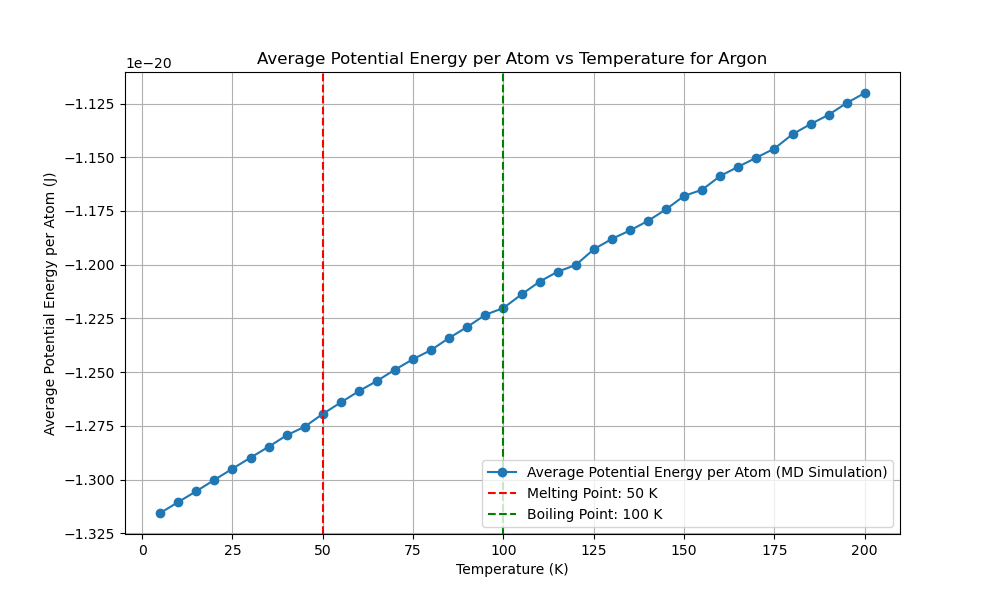

Source code (Python):
import numpy as np
import matplotlib.pyplot as plt
from scipy.optimize import minimize
from multiprocessing import Pool
import time
from reportlab.lib.pagesizes import letter
from reportlab.pdfgen import canvas
from tqdm import tqdm
from numba import njit, prange
import logging
import os

# Get the directory of the current script
script_dir = os.path.dirname(os.path.abspath(__file__))
script_base_name = os.path.splitext(os.path.basename(__file__))[0]

# Set up logging with the script's base name and directory
log_file_path = os.path.join(script_dir, f'{script_base_name}.log')
logging.basicConfig(filename=log_file_path, 
            level=logging.INFO, format='%(asctime)s:%(levelname)s:%(message)s')

EPSILON = 1.654017502e-21  
SIGMA = 3.405e-10  
MASS = 6.63e-26  
K_B = 1.38e-23 

def create_fcc_lattice(a, n):
    """Create an FCC lattice."""
    base = np.array([[0, 0, 0],
                     [0.5, 0.5, 0], [0.5, 0, 0.5], [0, 0.5, 0.5]])
    positions = np.zeros((n**3 * 4, 3))
    index = 0
    for x in range(n):
        for y in range(n):
            for z in range(n):
                offset = np.array([x, y, z])
                for b in base:
                    positions[index] = (offset + b) * a
                    index += 1
    return positions

@njit
def lennard_jones(r2):
    """Calculate the Lennard-Jones potential and force."""
    r6 = (SIGMA ** 2 / r2) ** 3
    r12 = r6 ** 2
    potential = 4 * EPSILON * (r12 - r6)
    force = 24 * EPSILON * (2 * r12 - r6) / r2
    return potential, force

@njit
def apply_pbc(position, box_length):
    """Apply periodic boundary conditions."""
    return position - box_length * np.round(position / box_length)

@njit
def custom_norm(arr, axis=1):
    """Compute the norm along a specified axis."""
    if axis == 1:
        return np.sqrt(np.sum(arr**2, axis=1))
    elif axis == 0:
        return np.sqrt(np.sum(arr**2, axis=0))
    else:
        raise ValueError("Invalid axis")

@njit(parallel=True)
def compute_forces(positions, box_length):
    """Compute forces using Lennard-Jones potential with PBC."""
    N = len(positions)
    forces = np.zeros_like(positions)
    potential_energy = 0.0

    for i in prange(N):
        for j in range(i + 1, N):
            r_vec = apply_pbc(positions[i] - positions[j], box_length)
            r2 = np.dot(r_vec, r_vec)
            if r2 < (2.5 * SIGMA) ** 2:
                potential, force = lennard_jones(r2)
                f = force * r_vec
                forces[i] += f
                forces[j] -= f
                potential_energy += potential
                
    return forces, potential_energy

@njit
def velocity_verlet_adaptive(positions,
            velocities, forces, dt, box_length, max_force_threshold=1e-14):
    """Velocity-Verlet integration with adaptive time step."""
    new_positions = positions + velocities * dt + 0.5 * forces * dt**2 / MASS
    new_positions = apply_pbc(new_positions, box_length)
    new_forces, _ = compute_forces(new_positions, box_length)
    max_force = np.max(custom_norm(new_forces, axis=1))
    
    if max_force > max_force_threshold:
        dt = max(0.9 * dt * (max_force_threshold / max_force)**0.5, 1e-16)
    
    new_velocities = velocities + 0.5 * (forces + new_forces) * dt / MASS
    return new_positions, new_velocities, new_forces, dt

@njit
def standard_verlet_adaptive(positions,
    velocities, forces, dt, box_length, max_force_threshold=1e-14):
    """Standard Verlet integration with adaptive time step."""
    new_positions = positions + velocities * dt + 0.5 * forces * dt**2 / MASS
    new_positions = apply_pbc(new_positions, box_length)
    new_forces, _ = compute_forces(new_positions, box_length)
    max_force = np.max(custom_norm(new_forces, axis=1))

    if max_force > max_force_threshold:
        dt = max(0.9 * dt * (max_force_threshold / max_force)**0.5, 1e-16)

    new_velocities = velocities + new_forces * dt / MASS
    return new_positions, new_velocities, new_forces, dt

@njit
def leapfrog_verlet_adaptive(positions,
    velocities, forces, dt, box_length, max_force_threshold=1e-14):
    """Leapfrog Verlet integration with adaptive time step."""
    half_dt = 0.5 * dt
    velocities_half = velocities + forces * half_dt / MASS
    new_positions = positions + velocities_half * dt
    new_positions = apply_pbc(new_positions, box_length)
    new_forces, _ = compute_forces(new_positions, box_length)
    max_force = np.max(custom_norm(new_forces, axis=1))

    if max_force > max_force_threshold:
        dt = max(0.9 * dt * (max_force_threshold / max_force)**0.5, 1e-16)

    new_velocities = velocities_half + new_forces * half_dt / MASS
    return new_positions, new_velocities, new_forces, dt




def adaptive_equilibration(positions, velocities, forces, dt, box_length,
                           verlet_algorithm, initial_equilibration_window=200,
                           initial_threshold=5e-25, min_threshold=5e-27,
                           max_threshold=5e-21, max_steps=100000):
    """Perform adaptive equilibration with dynamic threshold and window adjustment."""
    equilibration_steps = 0
    window_size = initial_equilibration_window
    recent_potential_energies = np.zeros(window_size)
    index = 0
    forces, _ = compute_forces(positions, box_length)
    threshold = initial_threshold
    equilibration_window = initial_equilibration_window
    
    with tqdm(total=equilibration_window, desc="Equilibration") as pbar:
        while equilibration_steps < max_steps:
            positions, velocities, forces, dt = verlet_algorithm(positions,
                velocities, forces, dt, box_length)
            _, potential_energy = compute_forces(positions, box_length)
            
            recent_potential_energies[index % window_size] = potential_energy # to Reduce Ram 
            index += 1
            
            if index >= window_size:
                mean_potential_energy = np.mean(recent_potential_energies)
                std_potential_energy = np.std(recent_potential_energies)
                logging.info(f"((len(recent_p_energies) > equiwindow)) STD: {std_potential_energy:.5e}, MEAN: {mean_potential_energy:.5e}")

                # Dynamically adjust the threshold based on the standard deviation
                if std_potential_energy > threshold:
                    threshold = min(threshold * 1.1, max_threshold)
                    new_window_size = min(int(window_size * 1.005), len(recent_potential_energies) * 1.005)
                    if new_window_size > window_size:
                        recent_potential_energies = np.resize(recent_potential_energies, new_window_size)
                        window_size = new_window_size
                    logging.info(f"((std_potential_energy > threshold)) threshold: {threshold:.5e}, MEAN: {mean_potential_energy:.5e}")
                else:
                    threshold = max(threshold * 0.9, min_threshold)
                    logging.info(f"((std_potential_energy < threshold)) threshold: {threshold:.5e}, MEAN: {mean_potential_energy:.5e}")

                if std_potential_energy < threshold and np.abs(potential_energy - mean_potential_energy) < threshold:
                    logging.info(f"Equilibration completed in {equilibration_steps} steps with dt={dt:.2e}")
                    break
                
                pbar.update(1)
            equilibration_steps += 1
            if equilibration_steps % 1000 == 0:
                logging.info(f"Step {equilibration_steps}: Potential Energy = {potential_energy:.5e}, dt = {dt:.2e}")
    
    return positions, velocities, forces, dt, equilibration_steps




def run_md_for_temperature(T, seed, verlet_algorithm, dt, sampling_steps=60000):
    """Run MD simulation for a single temperature using the specified Verlet algorithm."""
    try:
        np.random.seed(seed)
        a = 5.26e-10  # Initial guess for the lattice parameter
        n = 3  # Number of unit cells in each dimension
        positions = create_fcc_lattice(a, n)
        box_length = n * a  # Length of the simulation box
        N = len(positions)

        velocities = np.random.randn(N, 3) * np.sqrt(K_B * 5 / MASS)
        forces, _ = compute_forces(positions, box_length)

        # Rescale velocities to the desired temperature
        current_temperature = np.sum(MASS * np.sum(velocities**2, axis=1)) / (3 * N * K_B)
        scale_factor = np.sqrt(T / current_temperature)
        velocities *= scale_factor

        # Adaptive equilibration
        positions, velocities, forces, dt, equilibration_steps = adaptive_equilibration(
            positions, velocities, forces, dt, box_length, verlet_algorithm)

        logging.info(f"Equilibration steps: {equilibration_steps}")

        potential_energy = 0
        initial_total_energy = 0
        count = 0
        total_energy_drift = 0

        with tqdm(total=sampling_steps, desc="Progress") as pbar:
            potential_energy = 0
            count = 0
            total_energy_drift = 0
            initial_total_energy = None

            for step in range(sampling_steps):
                positions, velocities, forces, dt = verlet_algorithm(
                    positions, velocities, forces, dt, box_length
                )
                kinetic_energy = 0.5 * MASS * np.sum(velocities**2)
                _, potential_energy_step = compute_forces(positions, box_length)
                total_energy = kinetic_energy + potential_energy_step
                potential_energy += potential_energy_step

                if step == 0:
                    initial_total_energy = total_energy

                total_energy_drift += abs(total_energy - initial_total_energy)
                count += 1
                pbar.update(1)
                if step % 1000 == 0:
                    logging.info(f"Step {step}: Kinetic Energy = {kinetic_energy:.5e}, Potential Energy = {potential_energy_step:.5e}, Total Energy = {total_energy:.5e}")

            average_potential_energy = potential_energy / count / N  
            energy_drift = total_energy_drift / count

        logging.info(f"Run completed for T={T}, seed={seed}, dt={dt}")
        logging.info(f"Average potential energy: {average_potential_energy}, Energy drift: {energy_drift}")

        return dt, average_potential_energy, energy_drift
    except Exception as e:
        logging.error(f"Error in run_md_for_temperature: {e}")
        return None, None, None









def potential_energy_for_lattice(a):
    """Calculate potential energy for a given lattice parameter."""
    positions = create_fcc_lattice(a, 3)
    box_length = 3 * a
    _, potential_energy = compute_forces(positions, box_length)
    return potential_energy





def optimize_lattice_parameter():
    """Optimize the lattice parameter."""
    initial_guesses = np.linspace(5e-10, 6e-10, 1000)
    results = [minimize(potential_energy_for_lattice,
                        [guess], bounds=[(5e-10, 6e-10)]) for
               guess in initial_guesses]
    best_result = min(results, key=lambda x: x.fun)
    return best_result.x[0]






def test_time_steps(T, seed, verlet_algorithm,
                    time_steps, sampling_steps=60000):
    """Test different time steps."""
    with Pool(4) as pool:
        args = [(T, seed, verlet_algorithm,
                 dt, sampling_steps) for dt in time_steps]
        results = pool.starmap(run_md_for_temperature, args)
    return results






def run_preliminary_steps_parallel(temperatures, seeds, verlet_algorithms, algorithm_names, time_steps, preliminary_steps):
    """Run preliminary steps in parallel."""
    args = [(T, seed, alg, dt, preliminary_steps) for alg in verlet_algorithms for T, seed, dt in zip(temperatures, seeds, time_steps)]
    with Pool(len(args)) as pool:
        results = pool.starmap(run_md_for_temperature, args)

    results_per_algorithm = [[] for _ in verlet_algorithms]

    for index, result in enumerate(results):
        if result is not None and all(r is not None for r in result):
            alg_index = index // len(temperatures)
            results_per_algorithm[alg_index].append(result)

    potential_energies_per_algorithm = []
    energy_drifts_per_algorithm = []
    best_time_steps = []

    for i, alg_results in enumerate(results_per_algorithm):
        if not alg_results:
            print(f"No results for algorithm {algorithm_names[i]}")
            logging.warning(f"No results for algorithm {algorithm_names[i]}")
            continue

        potential_energies = [res[1] for res in alg_results if res[1] is not None]
        energy_drifts = [res[2] for res in alg_results if res[2] is not None]

        if not potential_energies or not energy_drifts:
            print(f"No valid results for algorithm {algorithm_names[i]}")
            logging.warning(f"No valid results for algorithm {algorithm_names[i]}")
            continue

        try:
            logging.info(f"Potential energies for {algorithm_names[i]}: {potential_energies}")
            logging.info(f"Energy drifts for {algorithm_names[i]}: {energy_drifts}")
            best_time_step = time_steps[np.argmin(energy_drifts)]
        except IndexError:
            logging.error(f"IndexError when finding best time step for algorithm {algorithm_names[i]}")
            best_time_step = None

        potential_energies_per_algorithm.append(np.mean(potential_energies))
        energy_drifts_per_algorithm.append(np.mean(energy_drifts))
        best_time_steps.append(best_time_step)

    # Filter out None values from the results
    potential_energies_per_algorithm = [pe for pe in potential_energies_per_algorithm if pe is not None]
    energy_drifts_per_algorithm = [ed for ed in energy_drifts_per_algorithm if ed is not None]
    best_time_steps = [ts for ts in best_time_steps if ts is not None]

    return potential_energies_per_algorithm, energy_drifts_per_algorithm, best_time_steps













def find_best_sampling_steps(T, seed, verlet_algorithm, time_step, sampling_step_range):
    """Find the best sampling steps."""
    results = []
    for sampling_steps in sampling_step_range:
        try:
            dt, potential_energy, energy_drift = run_md_for_temperature(T, seed, verlet_algorithm, time_step, sampling_steps)
            results.append((sampling_steps, potential_energy, energy_drift))
        except Exception as e:
            logging.error(f"Error in sampling steps {sampling_steps}: {e}")
            continue
    return results







def find_critical_boiling_melting_points(temperatures, potential_energies):
    # Compute the first and second derivatives
    first_derivative = np.gradient(potential_energies, temperatures)
    second_derivative = np.gradient(first_derivative, temperatures)
    
    # Critical point: maximum in the second derivative
    critical_point_index = np.argmax(second_derivative)
    critical_point = temperatures[critical_point_index]

    # Boiling point: second highest in the second derivative before the critical point
    pre_critical_second_derivative = second_derivative[:critical_point_index]
    boiling_point_index = np.argmax(pre_critical_second_derivative)
    boiling_point = temperatures[boiling_point_index]

    # Melting point: maximum in the first derivative before the boiling point
    pre_boiling_first_derivative = first_derivative[:boiling_point_index]
    melting_point_index = np.argmax(pre_boiling_first_derivative)
    melting_point = temperatures[melting_point_index]

    return melting_point, boiling_point, critical_point








def plot_potential_energy_vs_temperature(temperatures, potential_energies, melting_point, boiling_point, critical_point):
    plt.figure(figsize=(10, 6))
    plt.plot(temperatures, potential_energies, marker='o', linestyle='-', label='Average Potential Energy (MD Simulation)')
    plt.xlabel('Temperature (K)')
    plt.ylabel('Average Potential Energy (J)')
    plt.title('Average Potential Energy vs Temperature for Argon')

    if melting_point is not None:
        plt.axvline(melting_point, color='r', linestyle='--', label=f'Melting Point: {melting_point} K')
    if boiling_point is not None:
        plt.axvline(boiling_point, color='g', linestyle='--', label=f'Boiling Point: {boiling_point} K')
    if critical_point is not None:
        plt.axvline(critical_point, color='b', linestyle='--', label=f'Critical Point: {critical_point} K')
    
    plt.legend()
    plt.grid(True)
    plt.show()








def generate_pdf_report(melting_point, boiling_point, a_opt, temperatures, potential_energies, runtime, best_algorithm_name, best_time_step, reason):
    script_base_name = os.path.splitext(os.path.basename(__file__))[0]
    filename = os.path.join(script_dir, f"{script_base_name}.pdf")
    plot_filename = os.path.join(script_dir, f"{script_base_name}.png")

    c = canvas.Canvas(filename, pagesize=letter)
    width, height = letter

    c.drawString(50, height - 50, "Molecular Dynamics Simulation Report")
    c.drawString(50, height - 70, f"Optimized Lattice Parameter: {a_opt:.4e} m")
    if melting_point is not None:
        c.drawString(50, height - 90, f"Melting Point: {melting_point} K")
    if boiling_point is not None:
        c.drawString(50, height - 110, f"Boiling Point: {boiling_point} K")
    c.drawString(50, height - 130, f"Total Runtime: {runtime:.2f} seconds")
    c.drawString(50, height - 150, f"Best Verlet Algorithm: {best_algorithm_name}")
    c.drawString(50, height - 170, f"Best Time Step: {best_time_step:.2e} s")

    reason_text = f"Reason: {reason}"
    max_chars_per_line = 78
    wrapped_reason = "\n".join([reason_text[i:i + max_chars_per_line] for i in range(0, len(reason_text), max_chars_per_line)])
    for i, line in enumerate(wrapped_reason.split('\n')):
        c.drawString(50, height - 190 - i * 20, line)

    plt.figure(figsize=(10, 6))
    plt.plot(temperatures, potential_energies, marker='o', linestyle='-', label='Average Potential Energy per Atom (MD Simulation)')
    plt.xlabel('Temperature (K)')
    plt.ylabel('Average Potential Energy per Atom (J)')
    plt.title('Average Potential Energy per Atom vs Temperature for Argon')
    if melting_point is not None:
        plt.axvline(melting_point, color='r', linestyle='--', label=f'Melting Point: {melting_point} K')
    if boiling_point is not None:
        plt.axvline(boiling_point, color='g', linestyle='--', label=f'Boiling Point: {boiling_point} K')
    plt.legend()
    plt.grid(True)
    plt.savefig(plot_filename)
    plt.close()

    try:
        c.drawImage(plot_filename, 50, 200, width=500, height=300)
    except FileNotFoundError:
        logging.error(f"File {plot_filename} not found. Skipping image in the PDF report.")

    c.save()








def main():
    """Main function to run the MD simulation."""
    start_time = time.time()

    a_opt = optimize_lattice_parameter()
    print(f"Optimized lattice parameter: {a_opt}")
    logging.info(f"Optimized lattice parameter: {a_opt}")

    temperatures = np.arange(5, 205, 5)
    preliminary_temperatures = np.arange(40, 205, 40)

    time_steps = [ 1e-15, 5e-16, 5e-15, 1e-16]

    seeds = np.random.randint(0, 10000, len(temperatures))
    preliminary_seeds = np.random.randint(0, 10000, len(preliminary_temperatures))

    verlet_algorithms = [
        velocity_verlet_adaptive,
        standard_verlet_adaptive,
        leapfrog_verlet_adaptive
    ]
    algorithm_names = [
        "Velocity-Verlet (Adaptive)",
        "Standard Verlet (Adaptive)",
        "Leapfrog Verlet (Adaptive)"
    ]

    preliminary_steps = 2000
    potential_energies_per_algorithm, energy_drifts_per_algorithm, best_time_steps = run_preliminary_steps_parallel(
        preliminary_temperatures,
        preliminary_seeds,
        verlet_algorithms,
        algorithm_names, time_steps, preliminary_steps)

    if not potential_energies_per_algorithm or not energy_drifts_per_algorithm or not best_time_steps:
        print("Error: No valid preliminary results obtained.")
        logging.error("No valid preliminary results obtained.")
        return

    if not best_time_steps:
        print("Error: No valid best time steps obtained.")
        logging.error("No valid best time steps obtained.")
        return

    best_algorithm_index = np.argmin([pe + ed for pe, ed in zip(potential_energies_per_algorithm, energy_drifts_per_algorithm)])
    best_verlet_algorithm = verlet_algorithms[best_algorithm_index]
    best_algorithm_name = algorithm_names[best_algorithm_index]
    best_time_step = best_time_steps[best_algorithm_index]
    reason = (f"Lowest average potential energy ({potential_energies_per_algorithm[best_algorithm_index]:.2e} J) "
              f"and minimal energy drift ({energy_drifts_per_algorithm[best_algorithm_index]:.2e} J) "
              f"during preliminary simulation.")
    print(f"Best Verlet algorithm: {best_algorithm_name}")
    print(f"Best time step: {best_time_step}")

    sampling_step_range = [15000,20000, 17000,10000]

    # Collect results for all preliminary temperatures
    sampling_results = []
    for T, seed in zip(preliminary_temperatures, preliminary_seeds):
        results = find_best_sampling_steps(T, seed, best_verlet_algorithm, best_time_step, sampling_step_range)
        sampling_results.extend(results)

    # Calculate the average potential energy and energy drift for each sampling step
    average_results = {}
    for sampling_steps, potential_energy, energy_drift in sampling_results:
        if sampling_steps not in average_results:
            average_results[sampling_steps] = {'potential_energy': [], 'energy_drift': []}
        average_results[sampling_steps]['potential_energy'].append(potential_energy)
        average_results[sampling_steps]['energy_drift'].append(energy_drift)

    # Compute averages and normalize them
    max_ape = max([np.mean(average_results[sampling_steps]['potential_energy']) for sampling_steps in average_results], default=1)
    max_aed = max([np.mean(average_results[sampling_steps]['energy_drift']) for sampling_steps in average_results], default=1)

    # Calculate the combined score
    w_ape = 1
    w_aed = 2
    for sampling_steps in average_results:
        average_results[sampling_steps]['average_potential_energy'] = np.mean(average_results[sampling_steps]['potential_energy'])
        average_results[sampling_steps]['average_energy_drift'] = np.mean(average_results[sampling_steps]['energy_drift'])
        normalized_ape = average_results[sampling_steps]['average_potential_energy'] / (max_ape or 1)
        normalized_aed = average_results[sampling_steps]['average_energy_drift'] / (max_aed or 1)
        average_results[sampling_steps]['score'] = w_ape * normalized_ape + w_aed * normalized_aed

    # Choose the best sampling step based on the minimum score
    best_sampling_steps = min(average_results.items(), key=lambda x: x[1]['score'])[0]
    print(f"Best sampling steps: {best_sampling_steps}")
    logging.info(f"Best sampling steps: {best_sampling_steps}")

    with Pool(4) as pool:
        results = pool.starmap(run_md_for_temperature, [(T, seed, best_verlet_algorithm, best_time_step, best_sampling_steps) for T, seed in zip(temperatures, seeds)])

    dts, potential_energies, energy_drifts = zip(*results)

    end_time = time.time()
    runtime = end_time - start_time
    print(f"Runtime: {runtime:.2f} seconds")

    melting_point, boiling_point, critical_point = find_critical_boiling_melting_points(temperatures, potential_energies)

    logging.info(f"Detected Melting Point: {melting_point} K")
    logging.info(f"Detected Boiling Point: {boiling_point} K")
    logging.info(f"Detected Critical Point: {critical_point} K")

    plot_potential_energy_vs_temperature(temperatures, potential_energies, melting_point, boiling_point, critical_point)

    generate_pdf_report(melting_point, boiling_point, a_opt, temperatures, potential_energies, runtime, best_algorithm_name, best_time_step, reason)

if __name__ == "__main__":
    main()
